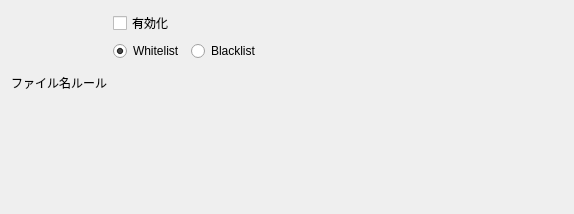
<?xml version="1.0" encoding="UTF-8"?>
<ui version="4.0">
 <class>Form</class>
 <widget class="QWidget" name="Form">
  <property name="geometry">
   <rect>
    <x>0</x>
    <y>0</y>
    <width>574</width>
    <height>214</height>
   </rect>
  </property>
  <property name="windowTitle">
   <string>Form</string>
  </property>
  <layout class="QFormLayout" name="formLayout">
   <item row="0" column="1">
    <widget class="QCheckBox" name="cbEnable">
     <property name="text">
      <string>有効化</string>
     </property>
    </widget>
   </item>
   <item row="1" column="1">
    <layout class="QHBoxLayout" name="horizontalLayout">
     <item>
      <widget class="QRadioButton" name="rbWhitelist">
       <property name="text">
        <string>Whitelist</string>
       </property>
       <property name="checked">
        <bool>true</bool>
       </property>
      </widget>
     </item>
     <item>
      <widget class="QRadioButton" name="rbBlacklist">
       <property name="text">
        <string>Blacklist</string>
       </property>
      </widget>
     </item>
     <item>
      <spacer name="horizontalSpacer">
       <property name="orientation">
        <enum>Qt::Horizontal</enum>
       </property>
       <property name="sizeHint" stdset="0">
        <size>
         <width>40</width>
         <height>20</height>
        </size>
       </property>
      </spacer>
     </item>
    </layout>
   </item>
   <item row="2" column="0">
    <widget class="QLabel" name="label">
     <property name="text">
      <string>ファイル名ルール</string>
     </property>
    </widget>
   </item>
   <item row="2" column="1">
    <widget class="EditableListView" name="ruleListView" native="true">
     <property name="sizePolicy">
      <sizepolicy hsizetype="Preferred" vsizetype="Preferred">
       <horstretch>0</horstretch>
       <verstretch>100</verstretch>
      </sizepolicy>
     </property>
    </widget>
   </item>
  </layout>
 </widget>
 <customwidgets>
  <customwidget>
   <class>EditableListView</class>
   <extends>QWidget</extends>
   <header>editablelistview.h</header>
   <container>1</container>
  </customwidget>
 </customwidgets>
 <resources/>
 <connections/>
</ui>
